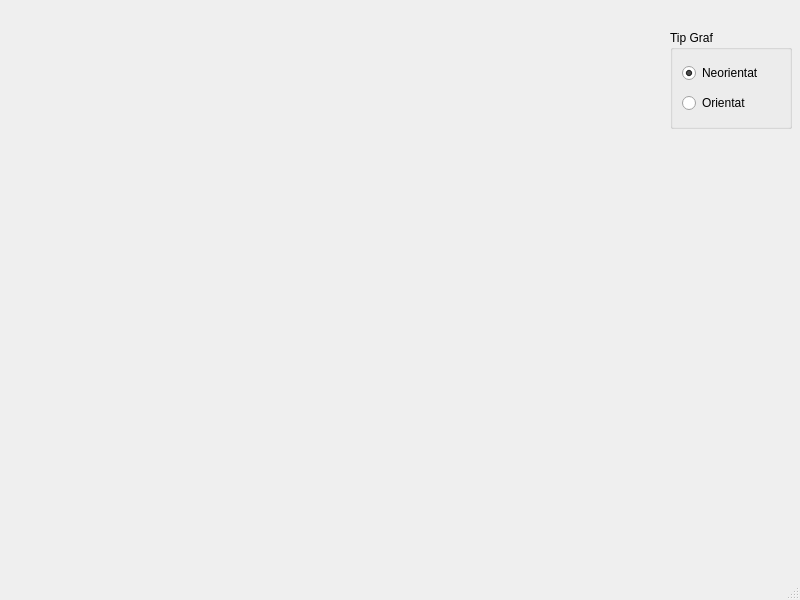
<?xml version="1.0" encoding="UTF-8"?>
<ui version="4.0">
 <class>MainWindow</class>
 <widget class="QMainWindow" name="MainWindow">
  <property name="geometry">
   <rect>
    <x>0</x>
    <y>0</y>
    <width>800</width>
    <height>600</height>
   </rect>
  </property>
  <property name="windowTitle">
   <string>MainWindow</string>
  </property>
  <widget class="QWidget" name="centralwidget">
   <widget class="QGroupBox" name="groupBox">
    <property name="geometry">
     <rect>
      <x>670</x>
      <y>30</y>
      <width>122</width>
      <height>99</height>
     </rect>
    </property>
    <property name="title">
     <string>Tip Graf</string>
    </property>
    <layout class="QVBoxLayout" name="verticalLayout">
     <item>
      <widget class="QRadioButton" name="radioNeorientat">
       <property name="text">
        <string>Neorientat</string>
       </property>
       <property name="checked">
        <bool>true</bool>
       </property>
      </widget>
     </item>
     <item>
      <widget class="QRadioButton" name="radioOrientat">
       <property name="text">
        <string>Orientat</string>
       </property>
      </widget>
     </item>
    </layout>
   </widget>
  </widget>
  <widget class="QMenuBar" name="menubar">
   <property name="geometry">
    <rect>
     <x>0</x>
     <y>0</y>
     <width>800</width>
     <height>26</height>
    </rect>
   </property>
  </widget>
  <widget class="QStatusBar" name="statusbar"/>
 </widget>
 <resources/>
 <connections/>
</ui>
